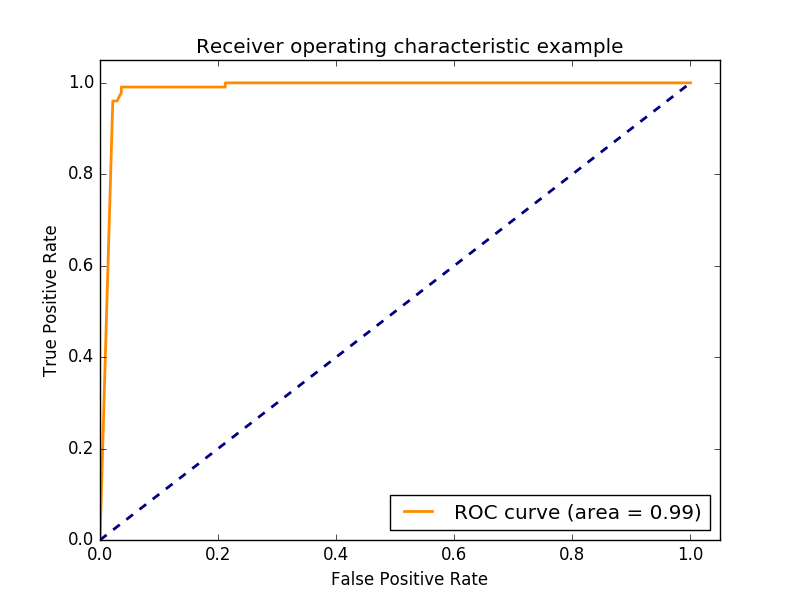

Python code for this plot:
import sys
from collections import defaultdict
import matplotlib.pyplot as plt
import numpy as np
from itertools import cycle

from keras.utils import np_utils
from sklearn import datasets
from sklearn.metrics import roc_curve, auc
from sklearn.model_selection import train_test_split
from sklearn.preprocessing import label_binarize
import dataset
import net

np.random.seed(1337)

n = 224
batch_size = 128
cvscores = []
data_directory, = sys.argv[1:]

X, y, tags = dataset.dataset(data_directory, n)
nb_classes = len(tags)

sample_count = len(y)

X_test  = X
y_test  = y
Y_test = np_utils.to_categorical(y_test, nb_classes)


model, tags_from_model = net.load("model")
assert tags == tags_from_model
net.compile(model)

y_score = model.predict(X_test, batch_size=batch_size)


colors = cycle(['navy', 'turquoise', 'darkorange', 'cornflowerblue', 'teal'])
lw = 2


# Compute ROC curve and ROC area 
fpr = dict()
tpr = dict()
roc_auc = dict()
for i in range(nb_classes):
    fpr[i], tpr[i], _ = roc_curve(Y_test[:,i], y_score[:,i])
    roc_auc[i] = auc(fpr[i], tpr[i])

# Compute micro-average ROC curve and ROC area
fpr["micro"], tpr["micro"], _ = roc_curve(Y_test.ravel(), y_score.ravel())
roc_auc["micro"] = auc(fpr["micro"], tpr["micro"])

plt.figure()
plt.plot(fpr[1], tpr[1], color='darkorange', lw=lw, label='ROC curve (area = %0.2f)' % roc_auc[1])
plt.plot([0, 1], [0, 1], color='navy', lw=lw, linestyle='--')
plt.xlim([0.0, 1.05])
plt.ylim([0.0, 1.05])
plt.xlabel('False Positive Rate')
plt.ylabel('True Positive Rate')
plt.title('Receiver operating characteristic example')
plt.legend(loc="lower right")
plt.savefig('roc')
plt.show()


